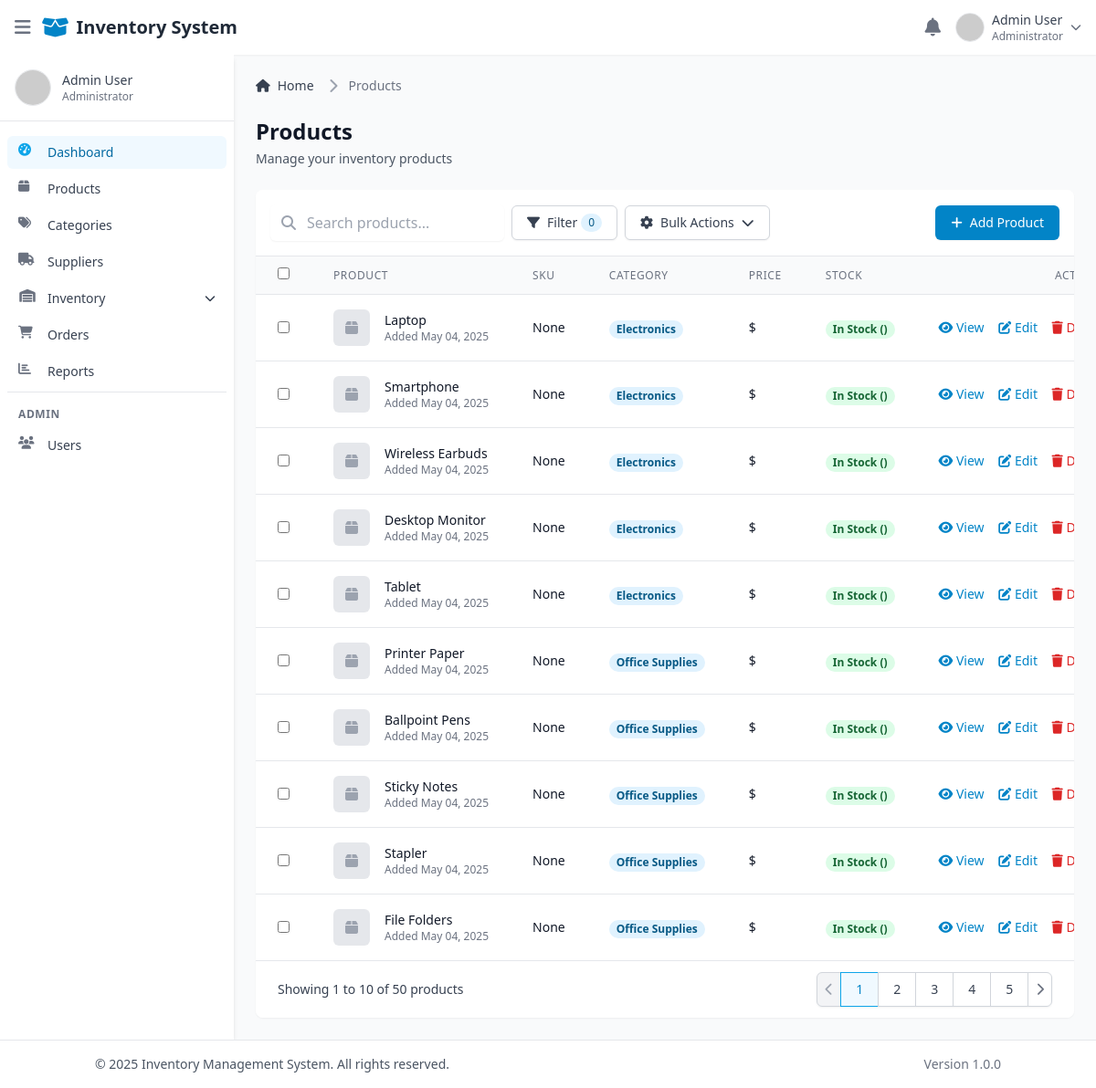
Screenshot of /products/ (signed in) with the database file from the repository.
### main_app/models.py (models this page shows, shortened)
class Product(models.Model):
    name = models.CharField(max_length=200)
    sku = models.CharField(max_length=50, unique=True, blank=True, null=True)
    description = models.TextField(blank=True)
    price = models.DecimalField(max_digits=10, decimal_places=2)
    stock = models.IntegerField(default=0)
    reorder_level = models.IntegerField(default=5)
    image = models.ImageField(upload_to='product_images/', null=True, blank=True)
    category = models.ForeignKey(Category, related_name='products', on_delete=models.CASCADE)
    suppliers = models.ManyToManyField(Supplier, related_name='products', blank=True)
    created_at = models.DateTimeField(auto_now_add=True, null=True)
    updated_at = models.DateTimeField(auto_now=True, null=True)
    is_active = models.BooleanField(default=True)
    def image_preview(self):
        if self.image:
            return format_html('<img src="{}" width="50" height="50" style="object-fit:cover;" />', self.image.url)
        return "No image"
    image_preview.short_description = "Preview"

class Category(models.Model):
    name = models.CharField(max_length=200)
    description = models.TextField(blank=True, null=True)
    created_at = models.DateTimeField(auto_now_add=True, null=True)
    updated_at = models.DateTimeField(auto_now=True, null=True)
    class Meta:
        verbose_name_plural = "Categories"

### main_app/views.py (the view, shortened to what this page needs)
# urls.py: path('products/', views.products, name='products'),
@login_required
def products(request):
    search_query = request.GET.get('search', '')
    category_filter = request.GET.get('category', '')
    stock_filter = request.GET.get('stock_status', '')
    products_list = Product.objects.select_related('category').all()
    if search_query:
        products_list = products_list.filter(
            Q(name__icontains=search_query) |
            Q(sku__icontains=search_query) |
            Q(description__icontains=search_query)
        )
    if category_filter:
        products_list = products_list.filter(category__id=category_filter)
    paginator = Paginator(products_list, 10)  # Show 10 products per page
    page_number = request.GET.get('page')
    products_page = paginator.get_page(page_number)
    categories = Category.objects.all()
    context = {
        'products': products_page,
        'categories': categories,
        'search_query': search_query,
        'category_filter': category_filter,
        'stock_filter': stock_filter
    }
    return render(request, 'products.html', context)

### templates/products.html (shortened to what this page needs)
{% extends 'base.html' %}
{% block breadcrumbs %}
<li aria-current="page">
    <div class="flex items-center">
        <i class="fas fa-chevron-right text-gray-400 mx-1"></i>
        <span class="ml-1 text-sm font-medium text-gray-500 md:ml-2">Products</span>
    </div>
</li>
{% endblock %}
{% block page_title %}Products{% endblock %}
{% block page_subtitle %}Manage your inventory products{% endblock %}
{% block content %}
<div x-data="{ showFilterPanel: false, showDeleteModal: false, currentProduct: null, bulkActionOpen: false }">
    <div class="bg-white p-4 border-b border-gray-200 flex flex-col sm:flex-row justify-between items-center space-y-3 sm:space-y-0">
        <div class="flex flex-col sm:flex-row items-center space-y-2 sm:space-y-0 sm:space-x-2 w-full sm:w-auto">
            <div class="w-full sm:w-64">
                <form method="get" action="{% url 'products' %}">
                    <div class="relative">
                        <input type="text" name="search" value="{{ request.GET.search|default:'' }}" placeholder="Search products..."
                               class="w-full pl-10 pr-4 py-2 rounded-md border-gray-300 shadow-sm focus:border-primary-500 focus:ring-primary-500">
                        <div class="absolute inset-y-0 left-0 pl-3 flex items-center pointer-events-none">
                        </div>
                    </div>
                </form>
            </div>
            <button @click="showFilterPanel = !showFilterPanel" class="inline-flex items-center px-4 py-2 border border-gray-300 rounded-md shadow-sm text-sm font-medium text-gray-700 bg-white hover:bg-gray-50 focus:outline-none focus:ring-2 focus:ring-offset-2 focus:ring-primary-500">
                <i class="fas fa-filter mr-2"></i> Filter
                <span class="ml-1 bg-primary-100 text-primary-800 py-0.5 px-2 rounded-full text-xs">{{ active_filters|default:"0" }}</span>
            </button>
            <div class="relative" x-data="{ open: false }">
                <button @click="open = !open" class="inline-flex items-center px-4 py-2 border border-gray-300 rounded-md shadow-sm text-sm font-medium text-gray-700 bg-white hover:bg-gray-50 focus:outline-none focus:ring-2 focus:ring-offset-2 focus:ring-primary-500">
                    <i class="fas fa-cog mr-2"></i> Bulk Actions
                    <i class="fas fa-chevron-down ml-2"></i>
                </button>
            </div>
        </div>
        <a href="{% url 'add_product' %}" class="inline-flex items-center px-4 py-2 border border-transparent rounded-md shadow-sm text-sm font-medium text-white bg-primary-600 hover:bg-primary-700 focus:outline-none focus:ring-2 focus:ring-offset-2 focus:ring-primary-500">
            <i class="fas fa-plus mr-2"></i> Add Product
        </a>
    </div>
    <form id="bulk-form" method="post">
        <div class="overflow-x-auto">
            <table class="min-w-full divide-y divide-gray-200">
                <thead class="bg-gray-50">
                    <tr>
                        <th scope="col" class="px-6 py-3 text-left text-xs font-medium text-gray-500 uppercase tracking-wider w-10">
                            <input type="checkbox" id="select-all" class="rounded border-gray-300 text-primary-600 shadow-sm focus:border-primary-500 focus:ring focus:ring-primary-500 focus:ring-opacity-50">
                        </th>
                        <th scope="col" class="px-6 py-3 text-left text-xs font-medium text-gray-500 uppercase tracking-wider">
                            Product
                        </th>
                        <th scope="col" class="px-6 py-3 text-left text-xs font-medium text-gray-500 uppercase tracking-wider">
                            SKU
                        </th>
                        <th scope="col" class="px-6 py-3 text-left text-xs font-medium text-gray-500 uppercase tracking-wider">
                            Category
                        </th>
                        <th scope="col" class="px-6 py-3 text-left text-xs font-medium text-gray-500 uppercase tracking-wider">
                            Price
                        </th>
                        <th scope="col" class="px-6 py-3 text-left text-xs font-medium text-gray-500 uppercase tracking-wider">
                            Stock
                        </th>
                        <th scope="col" class="px-6 py-3 text-right text-xs font-medium text-gray-500 uppercase tracking-wider">
                            Actions
                        </th>
                    </tr>
                </thead>
                <tbody class="bg-white divide-y divide-gray-200">
                    {% for product in products %}
                    <tr class="hover:bg-gray-50">
                        <td class="px-6 py-4 whitespace-nowrap">
                            <input type="checkbox" name="selected_products" value="{{ product.id }}" class="product-checkbox rounded border-gray-300 text-primary-600 shadow-sm focus:border-primary-500 focus:ring focus:ring-primary-500 focus:ring-opacity-50">
                        </td>
                        <td class="px-6 py-4 whitespace-nowrap">
                            <div class="flex items-center">
                                <div class="flex-shrink-0 h-10 w-10 rounded-md bg-gray-200 overflow-hidden">
                                    {% if product.image %}
                                    <img src="{{ product.image.url }}" alt="{{ product.name }}" class="h-10 w-10 object-cover">
                                    {% else %}
                                    <div class="h-10 w-10 flex items-center justify-center">
                                        <i class="fas fa-box text-gray-400"></i>
                                    </div>
                                    {% endif %}
                                </div>
                                <div class="ml-4">
                                    <div class="text-sm font-medium text-gray-900">{{ product.name }}</div>
                                    <div class="text-xs text-gray-500">Added {{ product.created_at|date:"M d, Y" }}</div>
                                </div>
                            </div>
                        </td>
                        <td class="px-6 py-4 whitespace-nowrap">
                            <div class="text-sm text-gray-900">{{ product.sku }}</div>
                        </td>
                        <td class="px-6 py-4 whitespace-nowrap">
                            <span class="px-2 inline-flex text-xs leading-5 font-semibold rounded-full bg-primary-100 text-primary-800">
                                {{ product.category.name }}
                            </span>
                        </td>
                        <td class="px-6 py-4 whitespace-nowrap">
                            <div class="text-sm font-medium text-gray-900">${{ product.unit_price|floatformat:2 }}</div>
                        </td>
                        <td class="px-6 py-4 whitespace-nowrap">
                            {% if product.quantity <= 0 %}
                            <span class="px-2 inline-flex text-xs leading-5 font-semibold rounded-full bg-red-100 text-red-800">
                                Out of Stock
                            </span>
                            {% elif product.quantity <= product.min_stock %}
                            <span class="px-2 inline-flex text-xs leading-5 font-semibold rounded-full bg-yellow-100 text-yellow-800">
                                Low Stock ({{ product.quantity }})
                            </span>
                            {% else %}
                            <span class="px-2 inline-flex text-xs leading-5 font-semibold rounded-full bg-green-100 text-green-800">
                                In Stock ({{ product.quantity }})
                            </span>
                            {% endif %}
                        </td>
                        <td class="px-6 py-4 whitespace-nowrap text-right text-sm font-medium">
                            <a href="{% url 'view_product' product.id %}" class="text-primary-600 hover:text-primary-900 mr-3">
                                <i class="fas fa-eye"></i> View
                            </a>
                            <a href="{% url 'edit_product' product.id %}" class="text-primary-600 hover:text-primary-900 mr-3">
                                <i class="fas fa-edit"></i> Edit
                            </a>
                            <button type="button" @click="currentProduct = {{ product.id }}; showDeleteModal = true" class="text-red-600 hover:text-red-900">
                                <i class="fas fa-trash"></i> Delete
                            </button>
                        </td>
                    </tr>
                    {% endfor %}
                </tbody>
            </table>
        </div>
    </form>
    {% if products.has_other_pages %}
    <div class="bg-white px-4 py-3 flex items-center justify-between border-t border-gray-200 sm:px-6">
        <div class="hidden sm:flex-1 sm:flex sm:items-center sm:justify-between">
            <div>
                <p class="text-sm text-gray-700">
                    Showing <span class="font-medium">{{ products.start_index }}</span> to <span class="font-medium">{{ products.end_index }}</span> of <span class="font-medium">{{ products.paginator.count }}</span> products
                </p>
            </div>
            <div>
                <nav class="relative z-0 inline-flex rounded-md shadow-sm -space-x-px" aria-label="Pagination">
                    {% if products.has_previous %}
                    <a href="?page={{ products.previous_page_number }}{% if request.GET.search %}&search={{ request.GET.search }}{% endif %}{% if request.GET.category %}&category={{ request.GET.category }}{% endif %}{% if request.GET.supplier %}&supplier={{ request.GET.supplier }}{% endif %}{% if request.GET.stock_status %}&stock_status={{ request.GET.stock_status }}{% endif %}{% if request.GET.price_min %}&price_min={{ request.GET.price_min }}{% endif %}{% if request.GET.price_max %}&price_max={{ request.GET.price_max }}{% endif %}" class="relative inline-flex items-center px-2 py-2 rounded-l-md border border-gray-300 bg-white text-sm font-medium text-gray-500 hover:bg-gray-50">
                        <span class="sr-only">Previous</span>
                        <i class="fas fa-chevron-left"></i>
                    </a>
                    {% else %}
                    <span class="relative inline-flex items-center px-2 py-2 rounded-l-md border border-gray-300 bg-gray-100 text-sm font-medium text-gray-400 cursor-not-allowed">
                        <i class="fas fa-chevron-left"></i>
                    </span>
                    {% endif %}
                    {% for i in products.paginator.page_range %}
                        {% if products.number == i %}
                        <span class="relative inline-flex items-center px-4 py-2 border border-primary-500 bg-primary-50 text-sm font-medium text-primary-600">
                            {{ i }}
                        </span>
                        {% else %}
                        <a href="?page={{ i }}" class="relative inline-flex items-center px-4 py-2 border border-gray-300 bg-white text-sm font-medium text-gray-700 hover:bg-gray-50">
                            {{ i }}
                        </a>
                        {% endif %}
                    {% endfor %}
                    {% if products.has_next %}
                    <a href="?page={{ products.next_page_number }}" class="relative inline-flex items-center px-2 py-2 rounded-r-md border border-gray-300 bg-white text-sm font-medium text-gray-500 hover:bg-gray-50">
                        <i class="fas fa-chevron-right"></i>
                    </a>
                    {% else %}
                    <span class="relative inline-flex items-center px-2 py-2 rounded-r-md border border-gray-300 bg-gray-100 text-sm font-medium text-gray-400 cursor-not-allowed">
                        <span class="sr-only">Next</span>
                        <i class="fas fa-chevron-right"></i>
                    </span>
                    {% endif %}
                </nav>
            </div>
        </div>
    </div>
    {% endif %}
</div>
{% endblock %}

### rows the page displays
Product: name "Laptop", created_at "May 04, 2025", sku "None", category.name "Electronics"
Product: name "Smartphone", created_at "May 04, 2025", sku "None", category.name "Electronics"
Product: name "Wireless Earbuds", created_at "May 04, 2025", sku "None", category.name "Electronics"
Product: name "Desktop Monitor", created_at "May 04, 2025", sku "None", category.name "Electronics"
Product: name "Tablet", created_at "May 04, 2025", sku "None", category.name "Electronics"
Product: name "Printer Paper", created_at "May 04, 2025", sku "None", category.name "Office Supplies"
Product: name "Ballpoint Pens", created_at "May 04, 2025", sku "None", category.name "Office Supplies"
Product: name "Sticky Notes", created_at "May 04, 2025", sku "None", category.name "Office Supplies"
Product: name "Stapler", created_at "May 04, 2025", sku "None", category.name "Office Supplies"
Product: name "File Folders", created_at "May 04, 2025", sku "None", category.name "Office Supplies"

### other values shown
{{ active_filters|default:"0" }} "0"
{{ products.start_index }} "1"
{{ products.end_index }} "10"
{{ products.paginator.count }} "50"
{{ i }} "1"
{{ i }} "2" "3" "4" "5"
